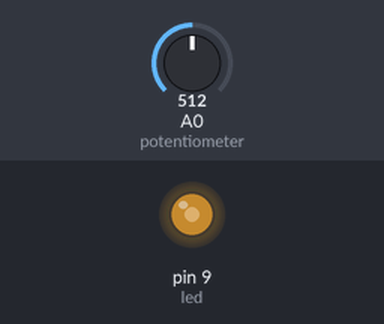
This sketch was run on a simulated Arduino Uno, built with avr-gcc and run on an emulated ATmega328P. Shown: output pins drawn as LEDs (lit = HIGH). The inputs (shaded band) are chosen by the test bench; at power-on: A0 (potentiometer) = 512.

Above: at 1.2 s.
1.3 s: A0 (potentiometer) set to 716
At 2.3 s:
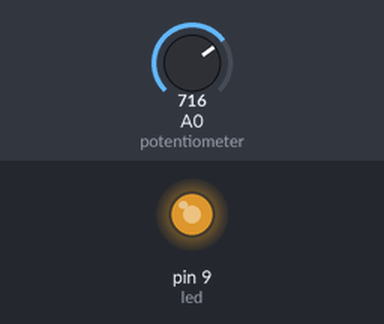
2.8 s: A0 (potentiometer) set to 900
At 3.9 s:
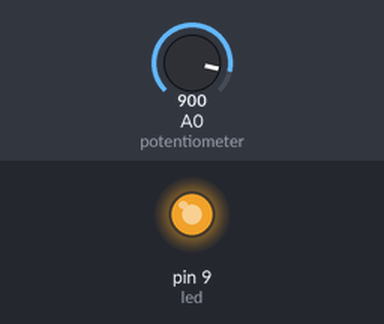
4.3 s: A0 (potentiometer) set to 122
At 5.4 s:
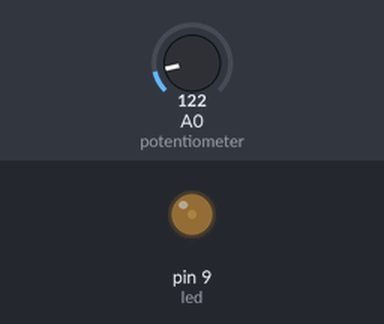
5.8 s: A0 (potentiometer) set to 0
At 6.8 s:
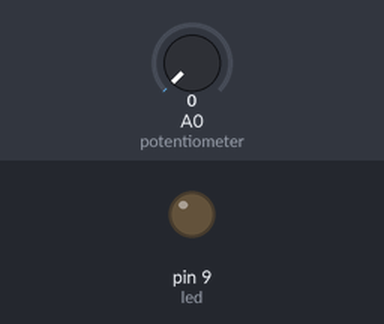
Timing chart, 0 to 8.3 s (numbered marks = the images above; inputs shaded):
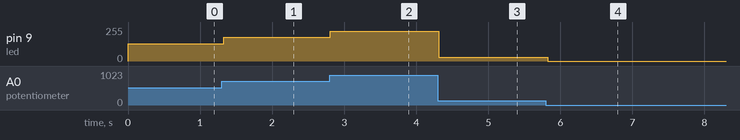

Measured:
- after the input at 1.3 s, pin 9 (led): 128/255 → 178/255 at once
- after the input at 2.8 s, pin 9 (led): 178/255 → 224/255 at once
- after the input at 4.3 s, pin 9 (led): 224/255 → 30/255 at once
- after the input at 5.8 s, pin 9 (led): 30/255 → 0/255 at once

The sketch:

potentiometer_fade_led.ino
```cpp
int led = 9;//pin for LED
int potentiometer = A0;//pin for potentiometer
float potValue = 0.0;//current potentiometer value
int brightness = 0;


void setup(){
 pinMode(led, OUTPUT);//set the LED mode
}

void loop(){
  potValue = analogRead(potentiometer)/1023.0;//get the value of the potentiometer as a float between 0 and 1

  brightness = round(potValue * 255.0);//multiply it by the max value we want to set the LED

  analogWrite(led, brightness);//set the LED

  delay(30);//wait a moment
}
```
